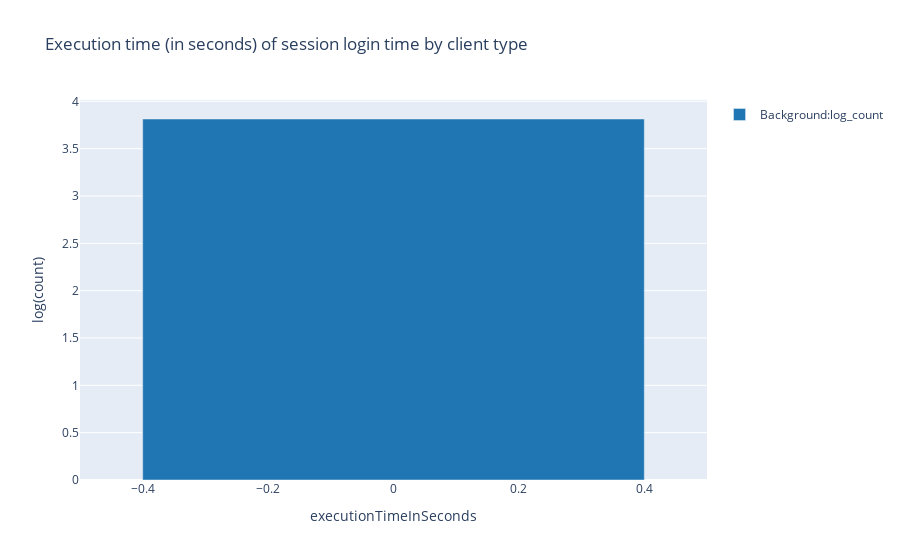

The code cell stored with this chart in its notebook:
### Code cell
%%kql
let _aadTenantId = aadTenantId;
let _environmentName = environmentName;
traces
| where 1==1 
    and customDimensions.aadTenantId == _aadTenantId
    and customDimensions.environmentName == _environmentName
    and customDimensions.eventId == 'RT0004'
    and timestamp > ago(7d)
| extend clientType = tostring( customDimensions.clientType )
       , executionTimeInSec = toreal(totimespan(customDimensions.serverExecutionTime))/10000000
| summarize _count=count() by executionTimeInSeconds = bin(executionTimeInSec, 1), clientType
| extend log_count = log10( _count )
| order by clientType, executionTimeInSeconds asc
| render columnchart with  (ycolumns = log_count, series = clientType, title= 'Execution time (in seconds) of session login time by client type', ytitle = 'log(count)')

### Figure 1 — Plotly figure (JSON) as saved in the notebook; plotly's stock layout.template omitted (floating-point values rounded to 4 significant figures)
{"data": [{"marker": {"color": "rgb(31, 118, 179)"}, "name": "Background:log_count", "orientation": "v", "type": "bar", "x": [0], "y": [3.813]}], "layout": {"showlegend": true, "title": {"text": "Execution time (in seconds) of session login time by client type"}, "xaxis": {"ticksuffix": "", "title": {"text": "executionTimeInSeconds"}, "type": "linear"}, "yaxis": {"title": {"text": "log(count)"}, "type": "linear"}}}
